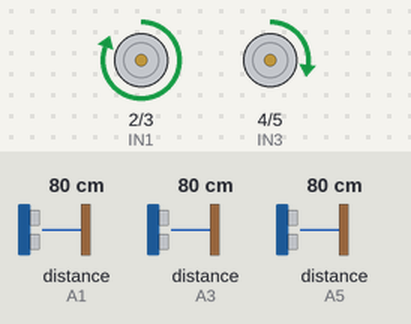
Bench run of a sketch on a simulated Arduino Uno, built with avr-gcc and run on an emulated ATmega328P. Shown: motor-driver pin pairs drawn as motors (green arrow = first pin HIGH = forward, orange = second pin HIGH = backward, longer = more drive, scaled by the enable pin). Wiring (inferred from the names in the program): 3 × ultrasonic range finder: trigger A0, echo A1 / trigger A2, echo A3 / trigger A4, echo A5. The test bench sets the inputs (shaded band); at power-on: distance to the obstacle (sensors on A1, A3, A5) 80 cm. The echo pulse lasts 58.3 µs per cm.

Above: at 3.2 s.
3.3 s: distance to the obstacle (sensor on A1) set to 22 cm
4.8 s: distance to the obstacle (sensor on A1) set to 19 cm
At 4.97 s:
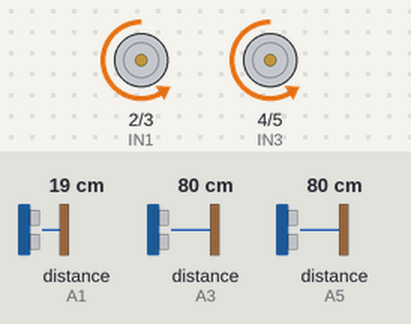
At 5.5 s:
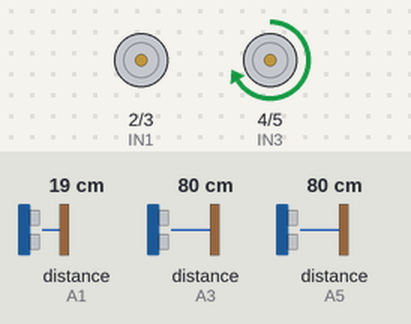
7.8 s: distance to the obstacle (sensor on A1) set to 35 cm
9.9 s: distance to the obstacle (sensor on A1) set to 2 cm
At 10.3 s:
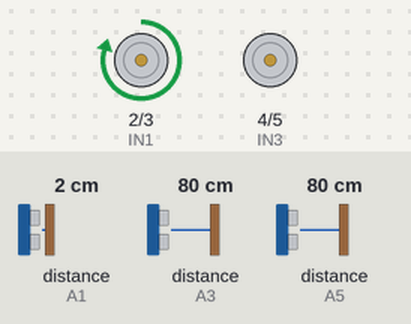
Timing chart, 0 to 13.9 s (numbered marks = the images above; inputs shaded):
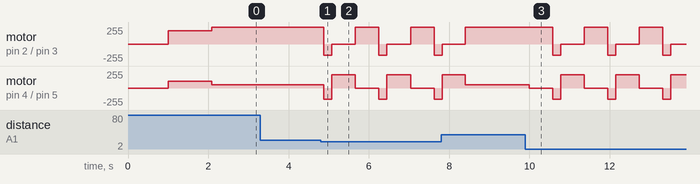

The sketch:

From_right.ino
```cpp
//ultrasonic initializations
int trigFront=A0;
int echoFront=A1;
int trigLeft=A2;
int echoLeft=A3;
int trigRight=A4;
int echoRight=A5;
bool flag = 0;
int counter = 0;
#define space 20 /////////////////// this value will be changed according to the distance between the robot and the wall in which we want the robot to turn left or right

//Motor initializations
int IN1 = 2;
int IN2 = 3;
int IN3 = 4;
int IN4 = 5;
int en1 = 10;
int en2 = 11;
#define speedd 100      ////////////////////this value must be changed it's the value of the speed of the motor when it turns right or left we must reduce the speed

void setup(){
  Serial.begin(9600);
  pinMode(trigFront,OUTPUT);
  pinMode(echoFront,INPUT);
  pinMode(trigLeft,OUTPUT);
  pinMode(echoLeft,INPUT);
  pinMode(trigRight,OUTPUT);
  pinMode(echoRight,INPUT);

  pinMode(IN1,OUTPUT);
  pinMode(IN2,OUTPUT);
  pinMode(IN3,OUTPUT);
  pinMode(IN4,OUTPUT);
  pinMode(en1,OUTPUT);
  pinMode(en2,OUTPUT);
  delay(1000);

  digitalWrite(IN1 , HIGH);
  digitalWrite(IN2 , LOW );
  digitalWrite(IN3 , HIGH );
  digitalWrite(IN4 , LOW );
  analogWrite(en1,200);
  analogWrite(en2,100);
  delay(1000);
  //pinMode(temp,INPUT);
  //pinMode(flam,INPUT);
}
//Ultrasonic code
long FRONT(){
  digitalWrite(trigFront, LOW );
  delayMicroseconds(2);
  digitalWrite(trigFront, HIGH );
  delayMicroseconds(10);
  digitalWrite(trigFront, LOW);
  long duration = pulseIn(echoFront,HIGH);
  long distance = (duration/2) * 0.0343;
  delay(5);
  return distance;
}
long LEFT(){
  digitalWrite(trigLeft, LOW );
  delayMicroseconds(2);
  digitalWrite(trigLeft, HIGH );
  delayMicroseconds(10);
  digitalWrite(trigLeft, LOW);
  long duration = pulseIn(echoLeft,HIGH);
  long distance = (duration/2) * 0.0343;
  delay(5);
  return distance;
}
long RIGHT(){
  digitalWrite(trigRight, LOW );
  delayMicroseconds(2);
  digitalWrite(trigRight, HIGH );
  delayMicroseconds(10);
  digitalWrite(trigRight, LOW);
  long duration = pulseIn(echoRight,HIGH);
  long distance = (duration/2) * 0.0343;
  delay(5);
  return distance;
}

//Motor direction code
void forward() {
  digitalWrite(IN1 , HIGH);
  digitalWrite(IN2 , LOW );
  digitalWrite(IN3 , HIGH );
  digitalWrite(IN4 , LOW );
  analogWrite(en1,255);
  analogWrite(en2,50);
}
void backward(){
  digitalWrite(IN1 , LOW);
  digitalWrite(IN2 , HIGH );
  digitalWrite(IN3 , LOW );
  digitalWrite(IN4 , HIGH );
  analogWrite(en1,170);
  analogWrite(en2,170);
}
void reverse(){
    digitalWrite(IN1, HIGH);
    digitalWrite(IN2,LOW);
    digitalWrite(IN3,LOW);
    digitalWrite(IN4,HIGH);
    analogWrite(en1,250);
    analogWrite(en2,100);
}
void left(){
  digitalWrite(IN1 , LOW);
  digitalWrite(IN2 , LOW );
  digitalWrite(IN3 , HIGH );
  digitalWrite(IN4 , LOW );
  analogWrite(en1,80);
  analogWrite(en2,200);
}
void right(){
  digitalWrite(IN1 , HIGH);
  digitalWrite(IN2 , LOW );
  digitalWrite(IN3 , LOW );
  digitalWrite(IN4 , LOW );
  analogWrite(en1,250);
  analogWrite(en2,60);
}
void stopp(){
  digitalWrite(IN1 , LOW);
  digitalWrite(IN2 , LOW );
  digitalWrite(IN3 , LOW );
  digitalWrite(IN4 , LOW );
  analogWrite(en1,0);
  analogWrite(en2,0);
}

void loop(){
  if(FRONT()<space && LEFT()<space && RIGHT()<space) {
    reverse();
    delay(1000);
    while (1){
      if (FRONT()<5) {backward(); delay(500);}
      else if(FRONT()<space && LEFT()>space && RIGHT()<space) left(); // obstacle on front and right
      else if(FRONT()<space && LEFT()<space && RIGHT()>space) right(); // obstacle on front and left
      else if(FRONT()<space && LEFT()>space && RIGHT()>space) right(); // obstacle on front
      else if(FRONT()>space && LEFT()<space && RIGHT()>space) right(); //obstacle on left
     // else if(FRONT()>space && LEFT()>space && RIGHT()<space) left(); // obstacle on right
      else forward();
  }}
  //else if (FRONT()<10) {backward(); delay(500);}
  else if(FRONT()<space && LEFT()>space && RIGHT()<space) left(); // obstacle on front and right
  else if(FRONT()<space && LEFT()<space && RIGHT()>space) {right();delay(100);}// obstacle on front and left
  else if(FRONT()<space && LEFT()>space && RIGHT()>space)          // obstacle on front
  { flag=!flag;
   if (flag == 1) {
    backward();
    delay(200);
    left();
   delay(500);}
   else
   {
    right();
   delay(500);}
   }
  else if(FRONT()>space && LEFT()>space && RIGHT()<space){      //obstacle on right
    counter++;
    if (counter ==1){
      left();
      delay(500);
    }
    else forward();

  }
  else if(FRONT()>space && LEFT()<space && RIGHT()>space) {right();delay(100);} //obstacle on left

  else forward();
}
```

Measured:
- the behaviour switches between 21 and 20 cm on distance to the obstacle (sensor on A1) (found by bisection; images 0 and 1)
- after the input at 3.3 s, every drawn part: stays the same
